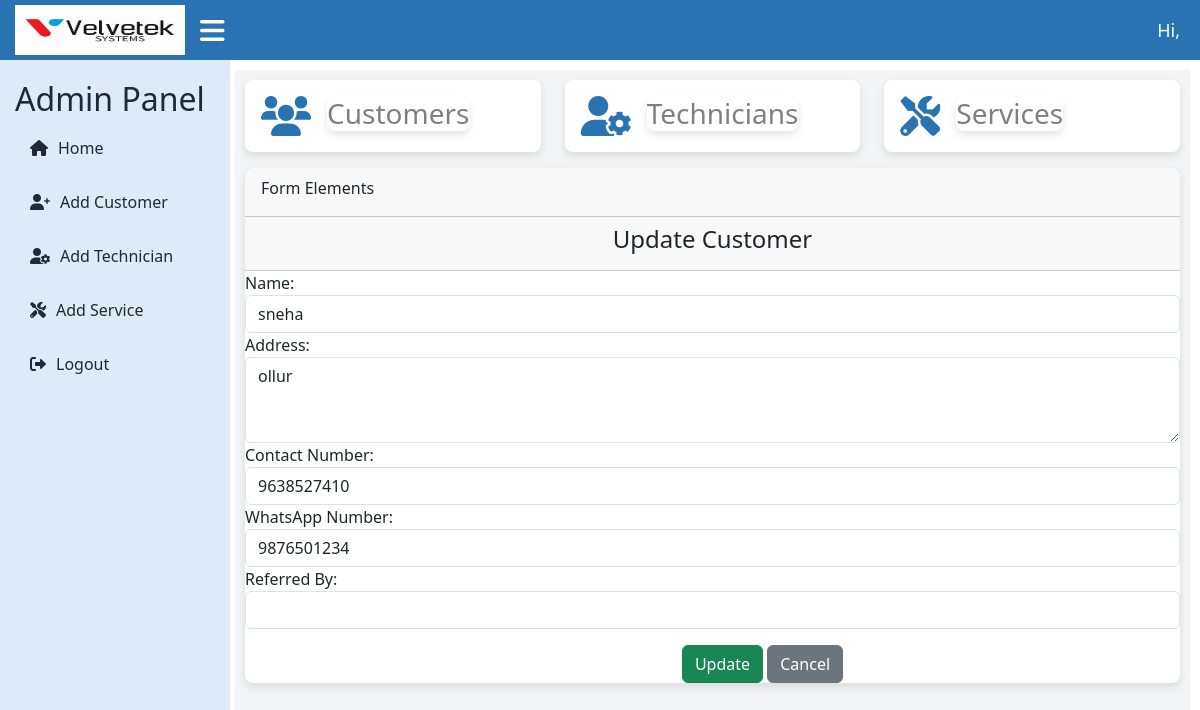
The app's page /velvetekapp/customer/update/31/, older data.
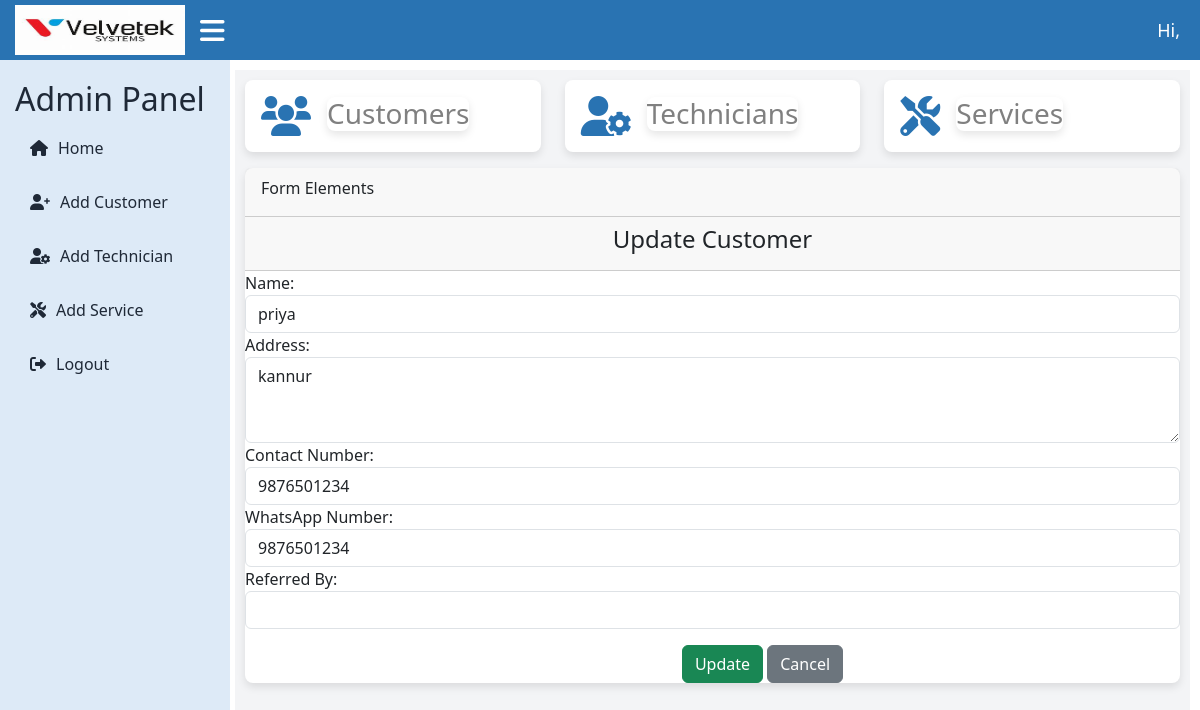
The same page, newer data.
### velvetekapp/models.py (models this page shows)
class Customer(models.Model):
    name=models.CharField(max_length=255)
    address = models.TextField()
    contact_number = models.CharField(max_length=15,unique=True)
    whatsapp_number = models.CharField(max_length=15)
    referred_by =models.CharField(max_length=255)

### velvetekapp/views.py (the view, shortened to what this page needs)
# urls.py: path('customer/update/<int:customer_id>/',views.update_customer,name='update_customer'),
def update_customer(request, customer_id):
    customer = get_object_or_404(Customer, id=customer_id)
    return render(request, 'update_customer.html', {'customer': customer})

### templates/update_customer.html (shortened to what this page needs)
{% extends 'admin_dashboard.html' %}
{% block content %}
<div class="row">
    <div class="col-md-12">
        <div class="card">
            <div class="card-header">
                <div class="card-title">Form Elements</div>
            </div>
            <form method="POST" action="{% url 'update_customer' customer.id %}">
                <div class="card-header">
                    <h4 class="card-title text-center">Update Customer</h4>
                </div>
            <div class="form-group">
                <div class="form-group">
                    <label for="name">Name:</label>
                    <input type="text" id="name" name="name" class="form-control" value="{{ customer.name }}" required>
                </div>
                <div class="form-group">
                    <label for="address">Address:</label>
                    <textarea id="address" name="address" class="form-control" rows="3">{{ customer.address }}</textarea>
                </div>
                <div class="form-group">
                    <label for="contact_number">Contact Number:</label>
                    <input type="text" id="contact_number" name="contact_number" class="form-control" value="{{ customer.contact_number }}" required>
                </div>
                <div class="form-group">
                    <label for="whatsapp">WhatsApp Number:</label>
                    <input type="text" id="whatsapp" name="whatsapp" class="form-control" value="{{ customer.whatsapp_number }}">
                </div>
                <div class="form-group">
                    <label for="referred_by">Referred By:</label>
                    <input type="text" id="referred_by" name="referred_by" class="form-control" value="{{ customer.reffered_by }}">
                </div>
                <div class="text-center mt-3" style="padding-left: 100px;">
                    <button class="btn btn-success" type="submit">Update</button>
                    <a href="{% url 'new_customer'  %}" class="btn btn-secondary">Cancel</a>
                </div>
            </form>
            </div>
        </div>
    </div>
</div>
{% endblock %}

Row changes from the older to the newer data that the page shows:
changed Customer: name "sneha" → "priya"; address "ollur" → "kannur"; contact_number "9638527410" → "9876501234"
